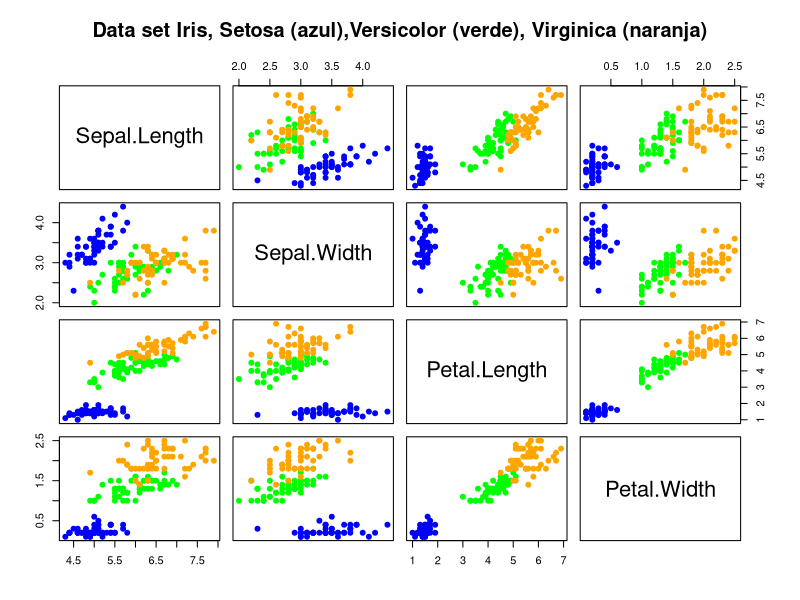
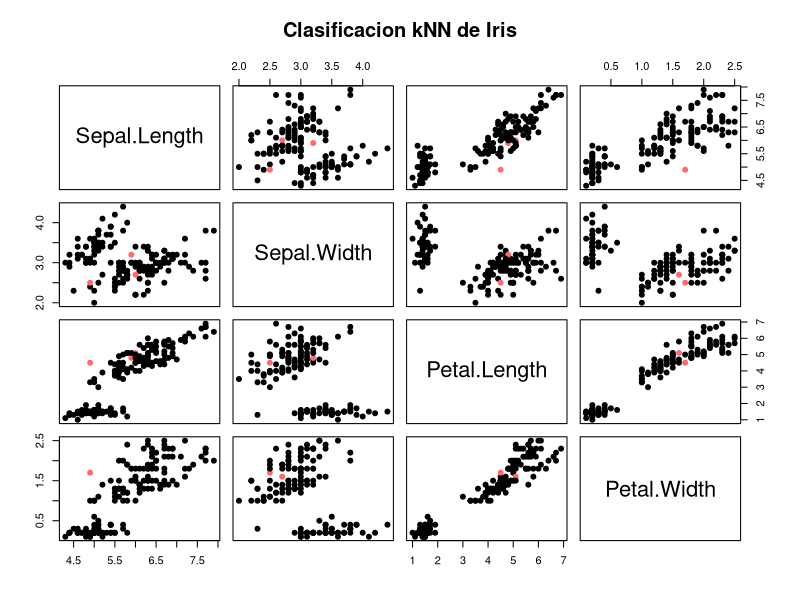

These figures' R source, in order:
# kNN
#K-vecinos proximos
library(MASS)

# Cargar los datos iris
Z<-as.data.frame(iris)
colnames(Z)

# Definir la matriz de datos y la variable respuesta
# Con las clasificaciones
x<-Z[,1:4]
y<-Z[,5]

# Se definen las variables y observaciones
n<-nrow(x)
p<-ncol(x)

# Grafico scatter plot
# Creacion de un vector de colores
y
col.iris<-c("blue","green","orange")[y]
col.iris

pairs(x, main="Data set Iris, Setosa (azul),Versicolor (verde), Virginica (naranja)", 
      pch=19,col=col.iris)


#kNN
library(class)

# Se fija una "semilla" para tener valores iguales
set.seed(1000)


# creacion de los ciclos
# para k=1 hasta k=20
# Selecciona el valor de k que tenga el error
# mas bajo.

# Inicializacion de una lista vacia de tamaño 20
knn.class<-vector(mode="list",length=20)
knn.tables<-vector(mode="list", length=20)

# Clasificaciones erroneas
knn.mis<-matrix(NA, nrow=20, ncol=1)
knn.mis

for(k in 1:20){
  knn.class[[k]]<-knn.cv(x,y,k=k)
  knn.tables[[k]]<-table(y,knn.class[[k]])
  # la suma de las clasificaciones menos las correctas
  knn.mis[k]<- n-sum(y==knn.class[[k]])
}
knn.mis


# Numero optimo de k-vecinos
which(knn.mis==min(knn.mis))

knn.tables[[14]]
knn.tables[[18]]
knn.tables[[19]]


# el mas eficiente es k=14
# se señala el k mas eficiente
k.opt<-14

knn.cv.opt<-knn.class[[k.opt]]
knn.cv.opt

# tabla de contingencia con las clasificaciones buenas y malas
knn.tables[[k.opt]]

# cantidad de observaciones mal clasificadas
knn.mis[k.opt]

# Error de clasificacion (MR)
knn.mis[k.opt]/n

# Grafico de clasificaciones correctas y erroneas
col.knn.iris<-c("indianred1","black")[1*(y==knn.cv.opt)+1]
pairs(x, main="Clasificacion kNN de Iris",
      pch=19, col=col.knn.iris)
